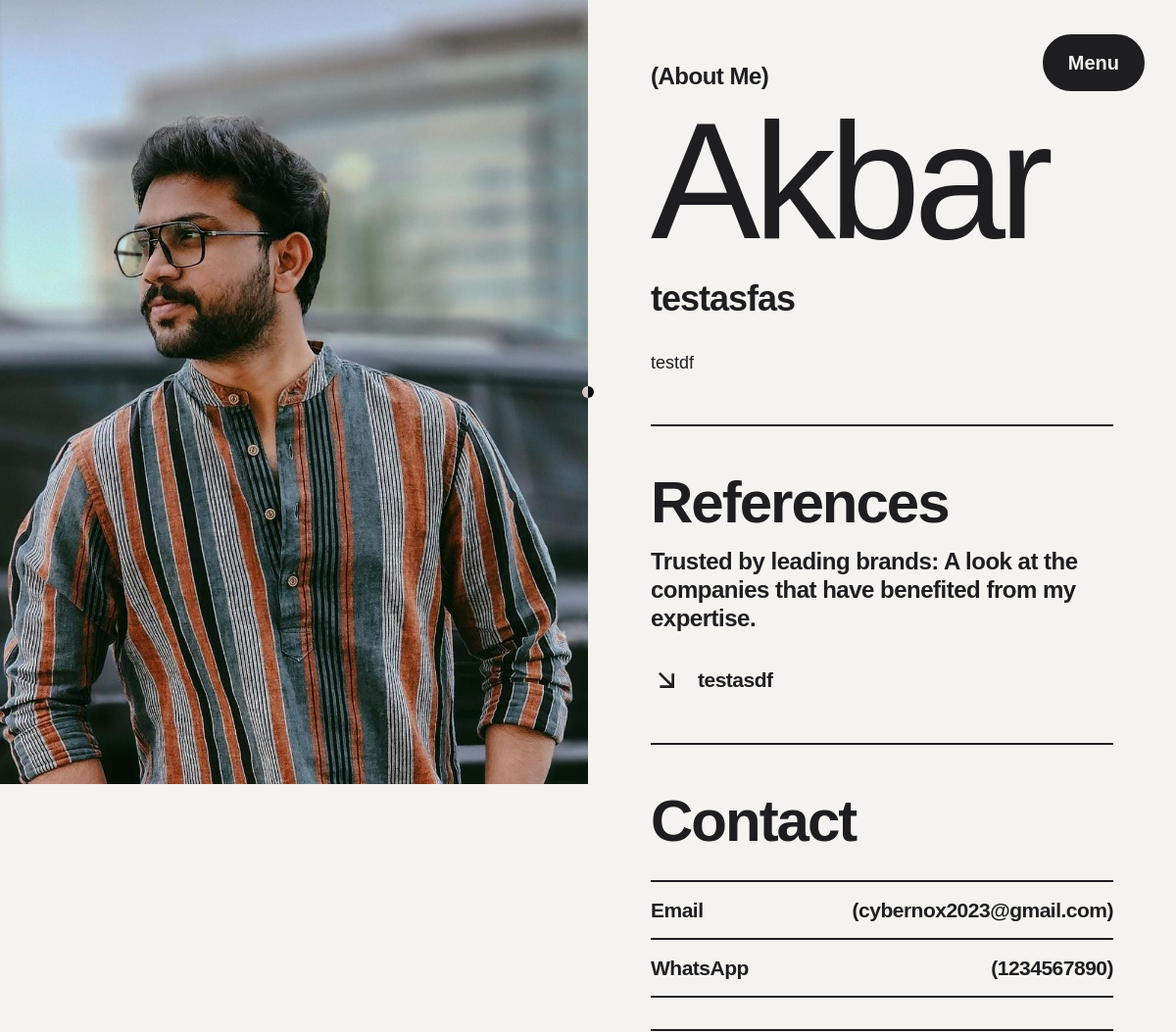
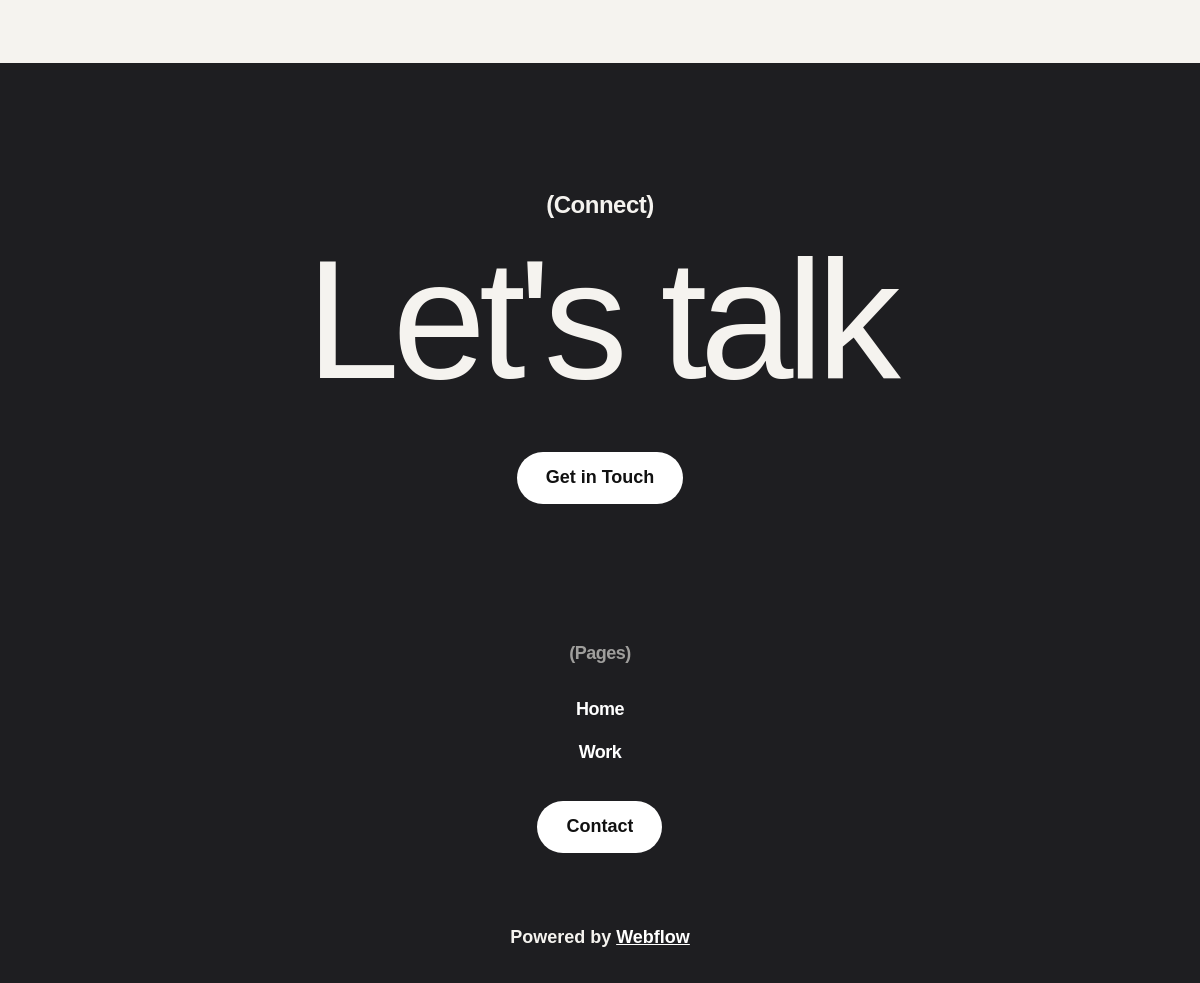
The page /about/ (signed in) on the database its author committed (2 pictures, top to bottom).
### adminpanel/models.py (models this page shows, shortened)
class About(models.Model):
    user = models.OneToOneField(User, on_delete=models.CASCADE,null=True)
    about_image = models.ImageField(upload_to='profile_images/', blank=True, null=True)
    contact_image = models.ImageField(upload_to='profile_images/', blank=True, null=True)
    name = models.CharField(max_length=100)
    subdescription = models.CharField(max_length=255, blank=True, null=True)
    maindescription = models.TextField(blank=True, null=True)
    references = models.TextField(blank=True, null=True)
    email = models.EmailField(max_length=100, blank=True, null=True)
    whatsapp = models.CharField(max_length=15, blank=True, null=True)

### user/views.py (the view)
# urls.py: path('about/', views.about, name='about'),
def about(request):
    about = get_object_or_404(About, user=request.user)
    references_list = [ref.strip() for ref in about.references.split(',')] if about.references else []
    context = {
        'about': about,
        'references_list': references_list
    }
    return render(request, 'user/about.html', context)

### templates/user/about.html (shortened to what this page needs)
{% load static %}
<!DOCTYPE html>
<html
  data-wf-domain="lala-design-portfolio.webflow.io"
  data-wf-page="6527a38e362cc612868891f2"
  data-wf-site="6527a38e362cc612868891e9"
  data-wf-status="1"
>
  <head>
    <link
      href="{% static 'assets-global.website-files.com/6527a38e362cc612868891e9/css/lala-design-portfolio.webflow.99df90dc5.css' %}"
      rel="stylesheet"
      type="text/css"
    />
  </head>
  <body class="body">
    <div class="page-wrapper">
      <div id="scrollWrapper" class="scrollwrapper">
        <div id="scrollContent" class="scrollcontent">
          <div class="global">
            <div class="cursor">
            </div>
          </div>
          <aside>
            <div class="menu-wrapper">
              <div class="menu">
                <div class="menu-container">
                  <a href="{% url 'user:userhome' %}" class="navbar1_logo-link w-nav-brand"
                    ><div class="logo-profiler-wrapper">
                      <img
                        src="https://cdn.prod.website-files.com/6527a38e362cc612868891e9/6527a38e362cc6128688927d_lala-pashayeva.webp"
                        loading="lazy"
                        sizes="(max-width: 767px) 48px, 64px"
                        srcset="
                          https://assets-global.website-files.com/6527a38e362cc612868891e9/6527a38e362cc6128688927d_lala-pashayeva-p-500.webp 500w,
                          https://assets-global.website-files.com/6527a38e362cc612868891e9/6527a38e362cc6128688927d_lala-pashayeva.webp       750w
                        "
                        alt=""
                        class="navbar1_logo"
                      /></div
                  ></a>
                  <div class="menu-toggle">
                    <div class="menu-toggle-text-inner">
                      <div class="menu-toggle-text">Menu</div>
                    </div>
                  </div>
                </div>
              </div>
            </div>
          </aside>
          <main class="main-wrapper">
            <div class="about-grid">
              <div
                id="w-node-b89a2899-8519-bd50-9219-bc90c3e40337-868891f2"
                class="about-grid-left"
              >
                <div
                  data-w-id="0352e16a-7e0f-fe6b-b548-500e40c8d1b5"
                  class="about-grid-left-inner"
                >
                  <img
                    src={{about.about_image.url}}
                    loading="lazy"
                    alt=""
                    class="image-cover"
                  />
                </div>
              </div>
              <div
                id="w-node-b853b668-6586-0598-0272-f40f62761965-868891f2"
                class="about-grid-right"
              >
                <div class="margin-bottom margin-xsmall">
                  <div class="heading-style-h3">(About Me)</div>
                </div>
                <div class="margin-bottom margin-small">
                  <h1 class="heading-style-xlarge">{{about.name}}</h1>
                </div>
                <div class="margin-bottom margin-medium">
                  <div class="heading-style-h2">
                   {{about.subdescription}}
                  </div>
                </div>
                <div href="#">
                  {{about.maindescription}}
                </div>
                <div class="margin-vertical margin-large">
                  <div class="line"></div>
                </div>
                <div class="margin-bottom margin-small">
                  <h2 class="heading-style-small">References</h2>
                </div>
                <div class="margin-bottom margin-medium">
                  <div class="heading-style-h3">
                    Trusted by leading brands: A look at the companies that have
                    benefited from my expertise.
                  </div>
                </div>
                <div class="about-references-grid">
                  {% for reference in references_list %}
                  <div
                    id="w-node-_3420bc95-30ca-5488-6575-2be91054f98d-868891f2"
                    class="button-group"
                    >
                    <div class="icon-1x1-medium w-embed">
                      <svg
                        xmlns="http://www.w3.org/2000/svg"
                        fill="currentColor"
                        viewBox="0 0 24 24"
                      >
                        <path
                          d="M14.5895 16.0032L5.98291 7.39664L7.39712 5.98242L16.0037 14.589V7.00324H18.0037V18.0032H7.00373V16.0032H14.5895Z"
                        ></path>
                      </svg>
                    </div>
                    <div class="heading-style-h4">{{ reference }}</div>
                  </div>
                  {% endfor %}
                </div>
                <div class="margin-vertical margin-large">
                  <div class="line"></div>
                </div>
                <div class="margin-bottom margin-small">
                  <h2 class="heading-style-small">Contact</h2>
                </div>
                <div class="about-awards-table">
                  <div class="about-awards-table-item">
                    <div class="heading-style-h4">Email</div>
                    <div class="heading-style-h4">
                      ({{about.email}})
                    </div>
                  </div>
                  <div class="about-awards-table-item">
                    <div class="heading-style-h4">WhatsApp</div>
                    <div class="heading-style-h4">({{about.whatsapp}})</div>
                  </div>
                  <div class="about-awards-table-item">
                  </div>
                </div>
              </div>
            </div>
            <section class="section-cta-contact">
              <div class="padding-global">
                <div class="padding-vertical padding-xhuge">
                  <div class="margin-bottom margin-small">
                    <div class="heading-style-h3">(Connect)</div>
                  </div>
                  <div
                    id="w-node-_530d2e71-1457-cbf6-52ab-a454a44d8113-cbbce2eb"
                    class="margin-bottom margin-large"
                  >
                    <h2 class="heading-style-xlarge footer">Let&#x27;s talk</h2>
                  </div>
                  <a
                    href="{% url 'user:contact' %}"
                    class="button inverse-primary anim8_cursor-grow w-inline-block"
                    ><div class="button-inner">
                      <div class="button-inner-text">Get in Touch</div>
                    </div></a
                  >
                </div>
              </div>
            </section>
          </main>
          <div class="footer">
            <div class="padding-global">
              <div class="footer-grid">
                <div
                  id="w-node-f1e0bcdc-46e9-b1cc-d26d-8781b0eb86c2-3fd6c0e0"
                  class="footer-column"
                >
                  <div class="margin-bottom margin-medium">
                    <h3 class="text-meta text-color-muted-inverse">(Pages)</h3>
                  </div>
                  <div class="footer-nav">
                    <a
                      href="{% url 'user:userhome' %}"
                      class="nav-item inverse anim8_cursor-grow w-inline-block"
                      ><div class="heading-style-h5">Home</div>
                      <div class="nav-item-line inverse"></div></a
                    ><a
                      href="{% url 'user:worklist' %}"
                      class="nav-item inverse anim8_cursor-grow w-inline-block"
                      ><div class="heading-style-h5">Work</div>
                      <div class="nav-item-line inverse"></div></a
                    >
                  </div>
                  <div class="margin-top margin-medium">
                    <a
                      href="{% url 'user:contact' %}"
                      class="button inverse-primary anim8_cursor-grow w-inline-block"
                      ><div class="button-inner">
                        <div class="button-inner-text">Contact</div>
                      </div></a
                    >
                  </div>
                </div>
              </div>
              <div>
                <div class="footer-bottom">
                  <div class="text-meta">
                    Powered by
                    <a
                      href="https://webflow.com/"
                      target="_blank"
                      class="text-style-link inverse"
                      >Webflow</a
                    >
                  </div>
                </div>
              </div>
            </div>
          </div>
        </div>
      </div>
    </div>
  </body>
</html>

### templates/user/about.html (style rules this page uses)
* { -webkit-font-smoothing: antialiased; -moz-osx-font-smoothing: grayscale; }
.cursor { pointer-events: none; mix-blend-mode: difference; }

### rows shown on the page
About: about_image (picture), name "Akbar", subdescription "testasfas", maindescription "testdf", references_list "testasdf", email "cybernox2023@gmail.com", whatsapp "1234567890"
